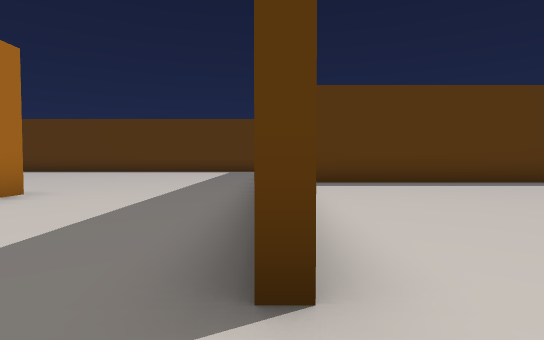
View 1 (above)

21 first-person views from a walk through a Unity game level. The camera is 1.2 m above the floor, tilts 2° down and sees 80° across. The floor is counted in squares, 2 m on a side. Each view is taken from the middle of a square. On the plan, view 1 faces up. The plan holds only what a view shows up to about 10 squares ahead; the rest is blank. The player character is not drawn.

View 2
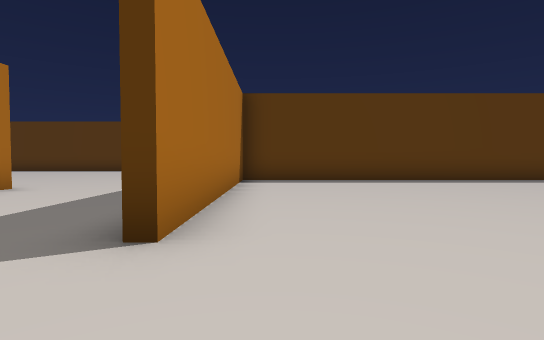

View 3
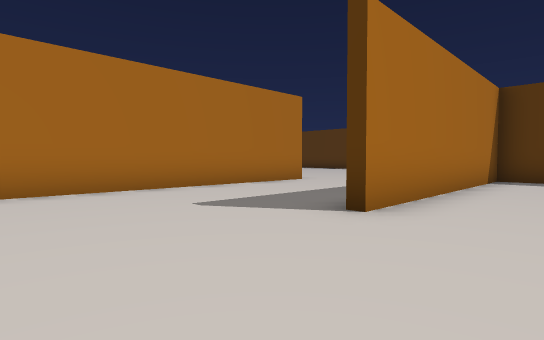

View 4
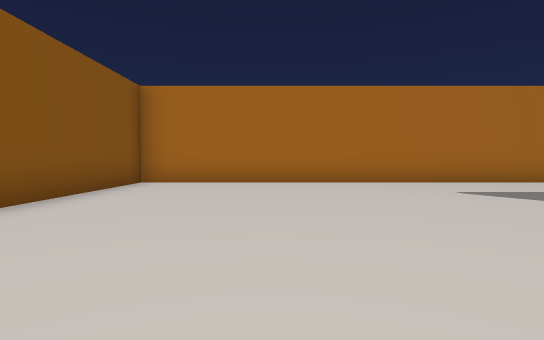

View 5
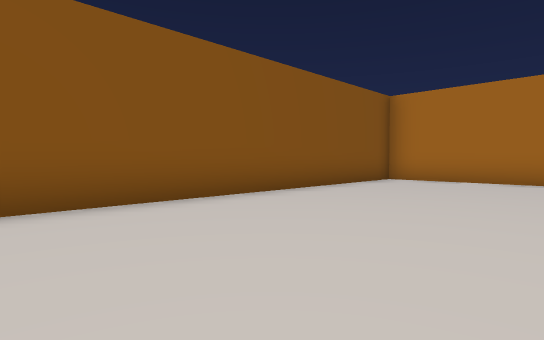

View 6
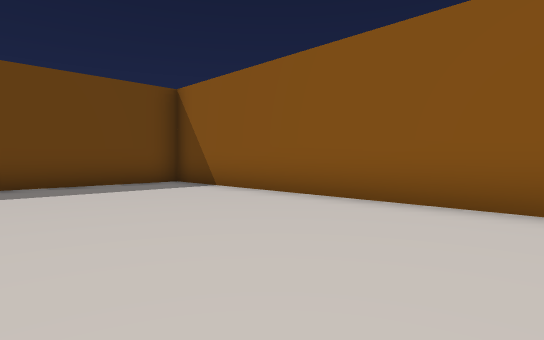

View 7
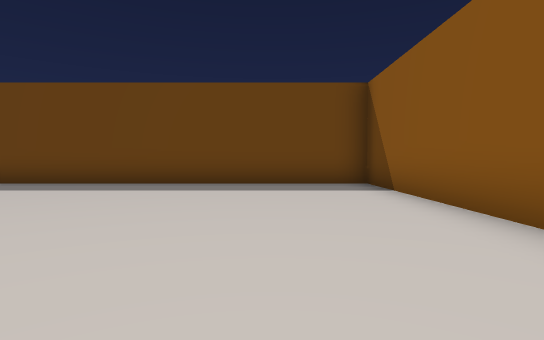

View 8
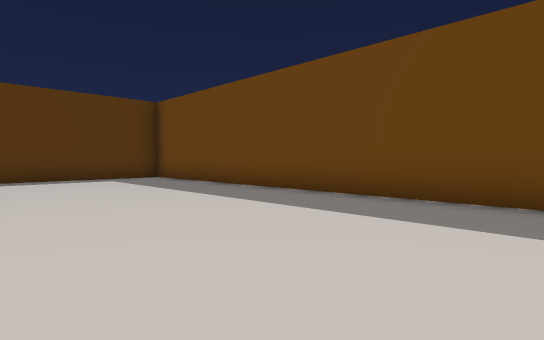

View 9
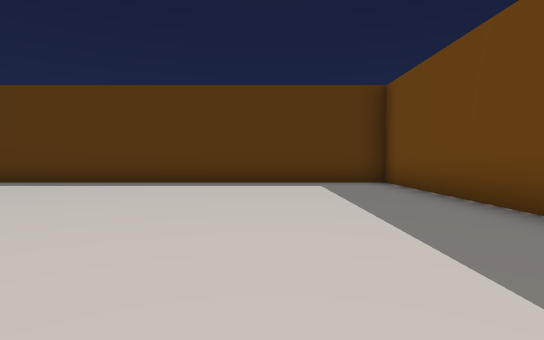

View 10
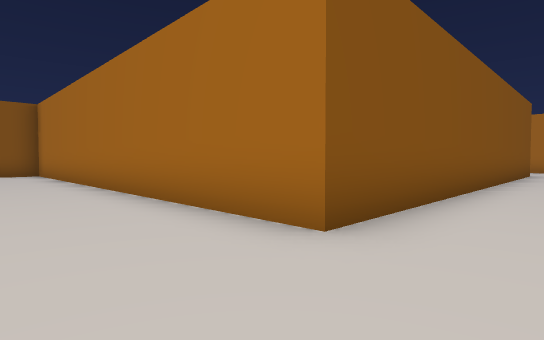

View 11
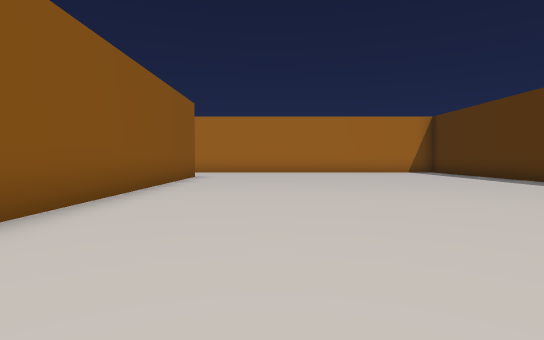

View 12
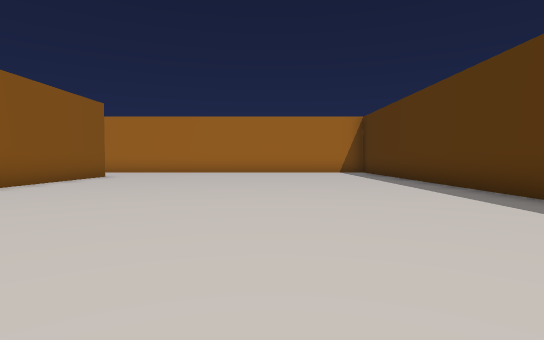

View 13
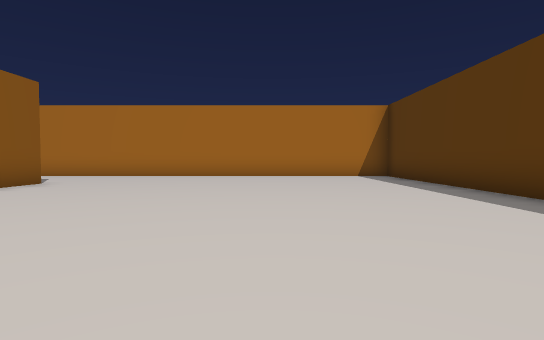

View 14
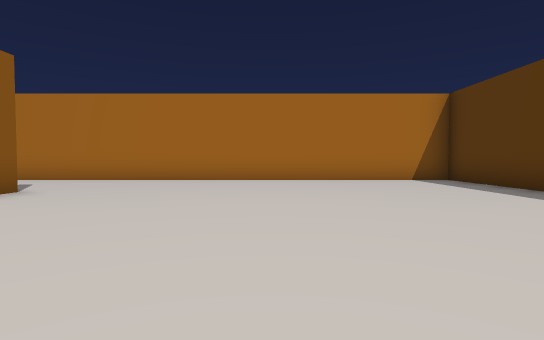

View 15
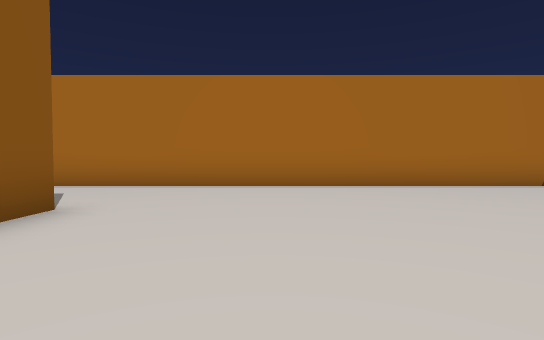

View 16
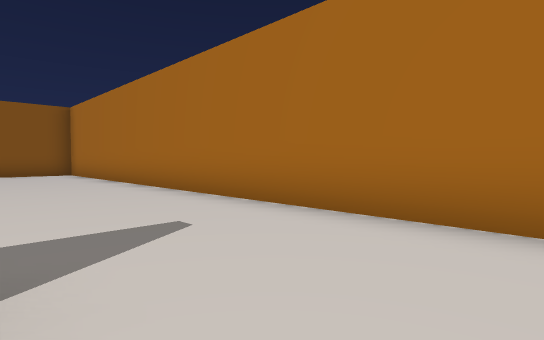

View 17
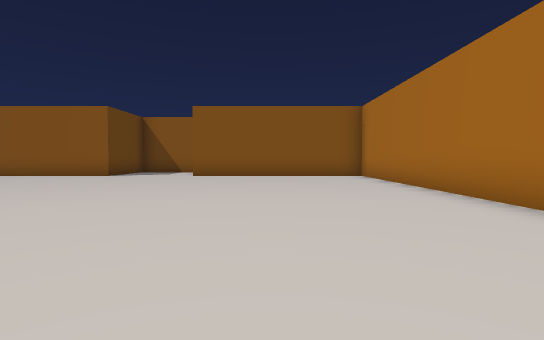

View 18
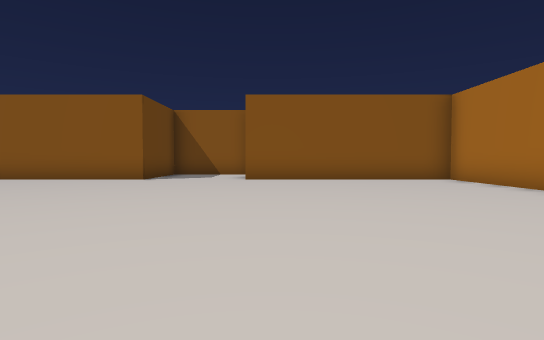

View 19
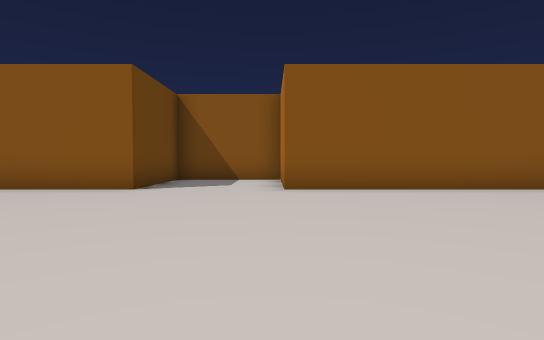

View 20
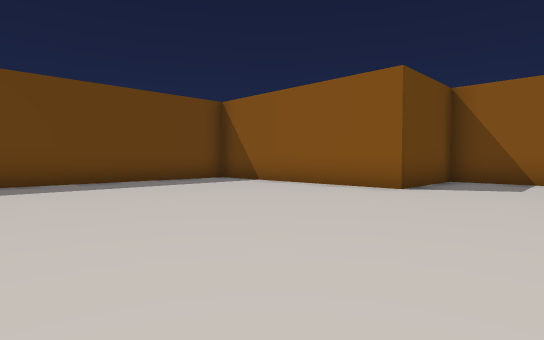

View 21
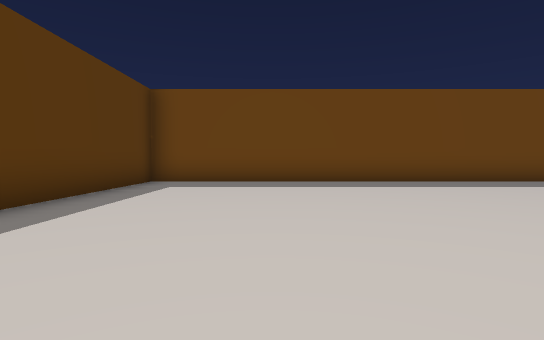

### Floor plan
Points are (right, up) in squares from view 1. A wall is a line through its corners. A room is listed if a view was taken in it or the views show most of it. See-through windows are left out.
Room 1 (views 1, 2, 3, 4, 5, 6, 7, 8, 9)
walls: (-4.2, 5.4) (-4.2, -6.3) (10.8, -6.3) (10.8, 8.1) (0.2, 8.1) (0.2, 1.2)
ways out: opening at (-2, 6) to room 2
Room 2 (views 10, 11, 12, 13, 14, 15, 16, 17, 18, 19, 20, 21)
walls: (-15.9, 5.4) (-4.2, 5.4); (-9.6, 15) (-19.1, 15) (-19.1, -6.3) (-13.2, -6.3) (-13.2, -8.6); (-4.4, -5.6) (-4.4, 5.2) (-9.2, 5.2); (-13.2, -9.2) (-10.3, -9.2) (-10.3, -6.3) (-5.1, -6.3)
ways out: opening at (-2, 6) to room 1

Where each view was taken, in squares from view 1:
view 1: 0 up, 0 right, facing up
view 2: 1 down, 1 right, facing up
view 3: 2 down, 2 right, facing up-left
view 4: 3 down, 4 right, facing left
view 5: 2 down, 5 right, facing down-left
view 6: 2 down, 3 right, facing down-right
view 7: 4 down, 3 right, facing right
view 8: 2 down, 6 right, facing up-right
view 9: 0 up, 8 right, facing up
view 10: 7 up, 2 left, facing down-left
view 11: 8 up, 5 left, facing left
view 12: 11 up, 5 left, facing left
view 13: 11 up, 8 left, facing left
view 14: 10 up, 10 left, facing left
view 15: 8 up, 12 left, facing left
view 16: 7 up, 16 left, facing down-left
view 17: 5 up, 16 left, facing down
view 18: 3 up, 14 left, facing down
view 19: 0 up, 13 left, facing down
view 20: 0 up, 13 left, facing down-right
view 21: 2 up, 13 left, facing right
